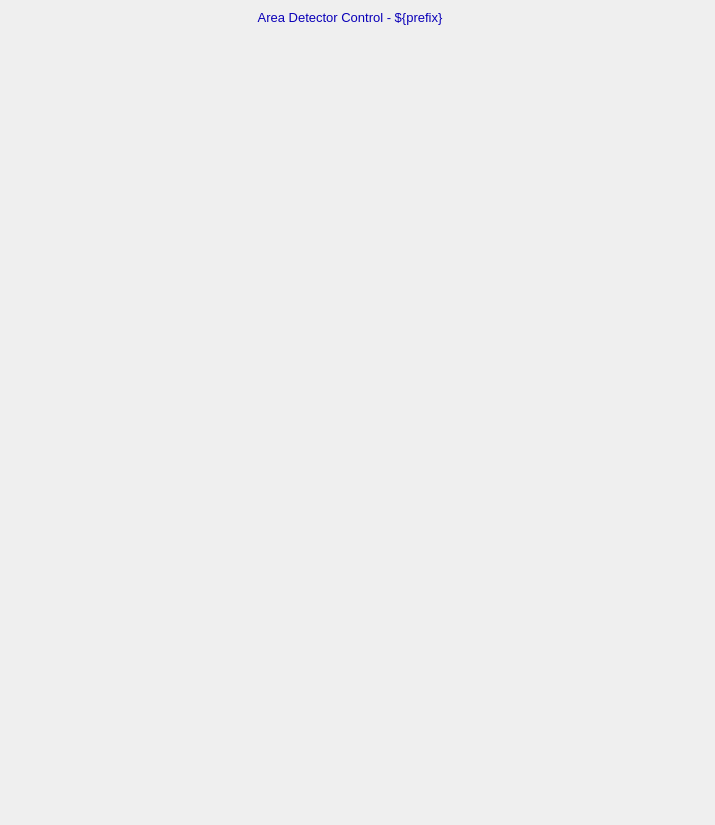
<?xml version="1.0" ?>
<ui version="4.0">
  <class>Dialog</class>
  <widget class="QWidget" name="screen">
    <property name="geometry">
      <rect>
        <x>125</x>
        <y>48</y>
        <width>715</width>
        <height>825</height>
      </rect>
    </property>
    <property name="styleSheet">
      <string notr="true">QWidget#screen {
  color: rgb(0, 0, 0);
  background-color: rgb(187, 187, 187);
  }</string>
    </property>
    <property name="windowTitle">
      <string>ADBase</string>
    </property>
    <widget class="PyDMFrame" name="composite">
      <property name="geometry">
        <rect>
          <x>100</x>
          <y>4</y>
          <width>500</width>
          <height>26</height>
        </rect>
      </property>
      <widget class="PyDMDrawingRectangle" name="rectangle">
        <property name="geometry">
          <rect>
            <x>0</x>
            <y>0</y>
            <width>500</width>
            <height>25</height>
          </rect>
        </property>
        <property name="brush" stdset="0">
          <brush brushstyle="SolidPattern">
            <color alpha="255">
              <red>218</red>
              <green>218</green>
              <blue>218</blue>
            </color>
          </brush>
        </property>
        <property name="penStyle" stdset="0">
          <enum>Qt::SolidLine</enum>
        </property>
        <property name="penColor" stdset="0">
          <color>
            <red>218</red>
            <green>218</green>
            <blue>218</blue>
          </color>
        </property>
        <property name="penWidth" stdset="0">
          <double>0</double>
        </property>
        <property name="penCapStyle" stdset="0">
          <enum>Qt::FlatCap</enum>
        </property>
        <property name="toolTip">
          <string>rectangle</string>
        </property>
      </widget>
      <widget class="QLabel" name="text">
        <property name="geometry">
          <rect>
            <x>58</x>
            <y>1</y>
            <width>384</width>
            <height>25</height>
          </rect>
        </property>
        <property name="text">
          <string>Area Detector Control - ${prefix}</string>
        </property>
        <property name="font" stdset="0">
          <font>
            <pointsize>10</pointsize>
          </font>
        </property>
        <property name="brush" stdset="0">
          <brush brushstyle="SolidPattern">
            <color alpha="255">
              <red>10</red>
              <green>0</green>
              <blue>184</blue>
            </color>
          </brush>
        </property>
        <property name="toolTip">
          <string>text</string>
        </property>
        <property name="alignment">
          <set>Qt::AlignCenter</set>
        </property>
        <property name="styleSheet">
          <string notr="true">QLabel#text {
  color: rgb(10, 0, 184);
  }</string>
        </property>
      </widget>
    </widget>
    <widget class="PyDMEmbeddedDisplay" name="composite_1">
      <property name="geometry">
        <rect>
          <x>6</x>
          <y>35</y>
          <width>350</width>
          <height>215</height>
        </rect>
      </property>
      <property name="toolTip">
        <string>composite_1</string>
      </property>
      <property name="filename" stdset="0">
        <string>ADSetup_V20.ui</string>
      </property>
    </widget>
    <widget class="PyDMEmbeddedDisplay" name="composite_2">
      <property name="geometry">
        <rect>
          <x>360</x>
          <y>35</y>
          <width>350</width>
          <height>165</height>
        </rect>
      </property>
      <property name="toolTip">
        <string>composite_2</string>
      </property>
      <property name="filename" stdset="0">
        <string>ADShutter_V20.ui</string>
      </property>
    </widget>
    <widget class="PyDMEmbeddedDisplay" name="composite_3">
      <property name="geometry">
        <rect>
          <x>5</x>
          <y>725</y>
          <width>350</width>
          <height>60</height>
        </rect>
      </property>
      <property name="toolTip">
        <string>composite_3</string>
      </property>
      <property name="filename" stdset="0">
        <string>ADAttrFile_V20.ui</string>
      </property>
    </widget>
    <widget class="PyDMEmbeddedDisplay" name="composite_4">
      <property name="geometry">
        <rect>
          <x>360</x>
          <y>755</y>
          <width>350</width>
          <height>60</height>
        </rect>
      </property>
      <property name="toolTip">
        <string>composite_4</string>
      </property>
      <property name="filename" stdset="0">
        <string>ADDriverFile_V20.ui</string>
      </property>
    </widget>
    <widget class="PyDMEmbeddedDisplay" name="composite_5">
      <property name="geometry">
        <rect>
          <x>5</x>
          <y>340</y>
          <width>350</width>
          <height>380</height>
        </rect>
      </property>
      <property name="toolTip">
        <string>composite_5</string>
      </property>
      <property name="filename" stdset="0">
        <string>ADReadout_V20.ui</string>
      </property>
    </widget>
    <widget class="PyDMEmbeddedDisplay" name="composite_6">
      <property name="geometry">
        <rect>
          <x>360</x>
          <y>205</y>
          <width>350</width>
          <height>405</height>
        </rect>
      </property>
      <property name="toolTip">
        <string>composite_6</string>
      </property>
      <property name="filename" stdset="0">
        <string>ADCollect_V20.ui</string>
      </property>
    </widget>
    <widget class="PyDMEmbeddedDisplay" name="composite_7">
      <property name="geometry">
        <rect>
          <x>5</x>
          <y>255</y>
          <width>350</width>
          <height>80</height>
        </rect>
      </property>
      <property name="toolTip">
        <string>composite_7</string>
      </property>
      <property name="filename" stdset="0">
        <string>ADPlugins_V20.ui</string>
      </property>
    </widget>
    <widget class="PyDMEmbeddedDisplay" name="composite_8">
      <property name="geometry">
        <rect>
          <x>360</x>
          <y>615</y>
          <width>350</width>
          <height>135</height>
        </rect>
      </property>
      <property name="toolTip">
        <string>composite_8</string>
      </property>
      <property name="filename" stdset="0">
        <string>ADBuffers_V20.ui</string>
      </property>
    </widget>
  </widget>
  <customwidgets>
    <customwidget>
      <class>PyDMFrame</class>
      <extends>QFrame</extends>
      <header>pydm.widgets.frame</header>
    </customwidget>
    <customwidget>
      <class>PyDMDrawingRectangle</class>
      <extends>QWidget</extends>
      <header>pydm.widgets.drawing</header>
    </customwidget>
    <customwidget>
      <class>PyDMLabel</class>
      <extends>QLabel</extends>
      <header>pydm.widgets.label</header>
    </customwidget>
    <customwidget>
      <class>PyDMEmbeddedDisplay</class>
      <extends>QFrame</extends>
      <header>pydm.widgets.embedded_display</header>
    </customwidget>
  </customwidgets>
</ui>
